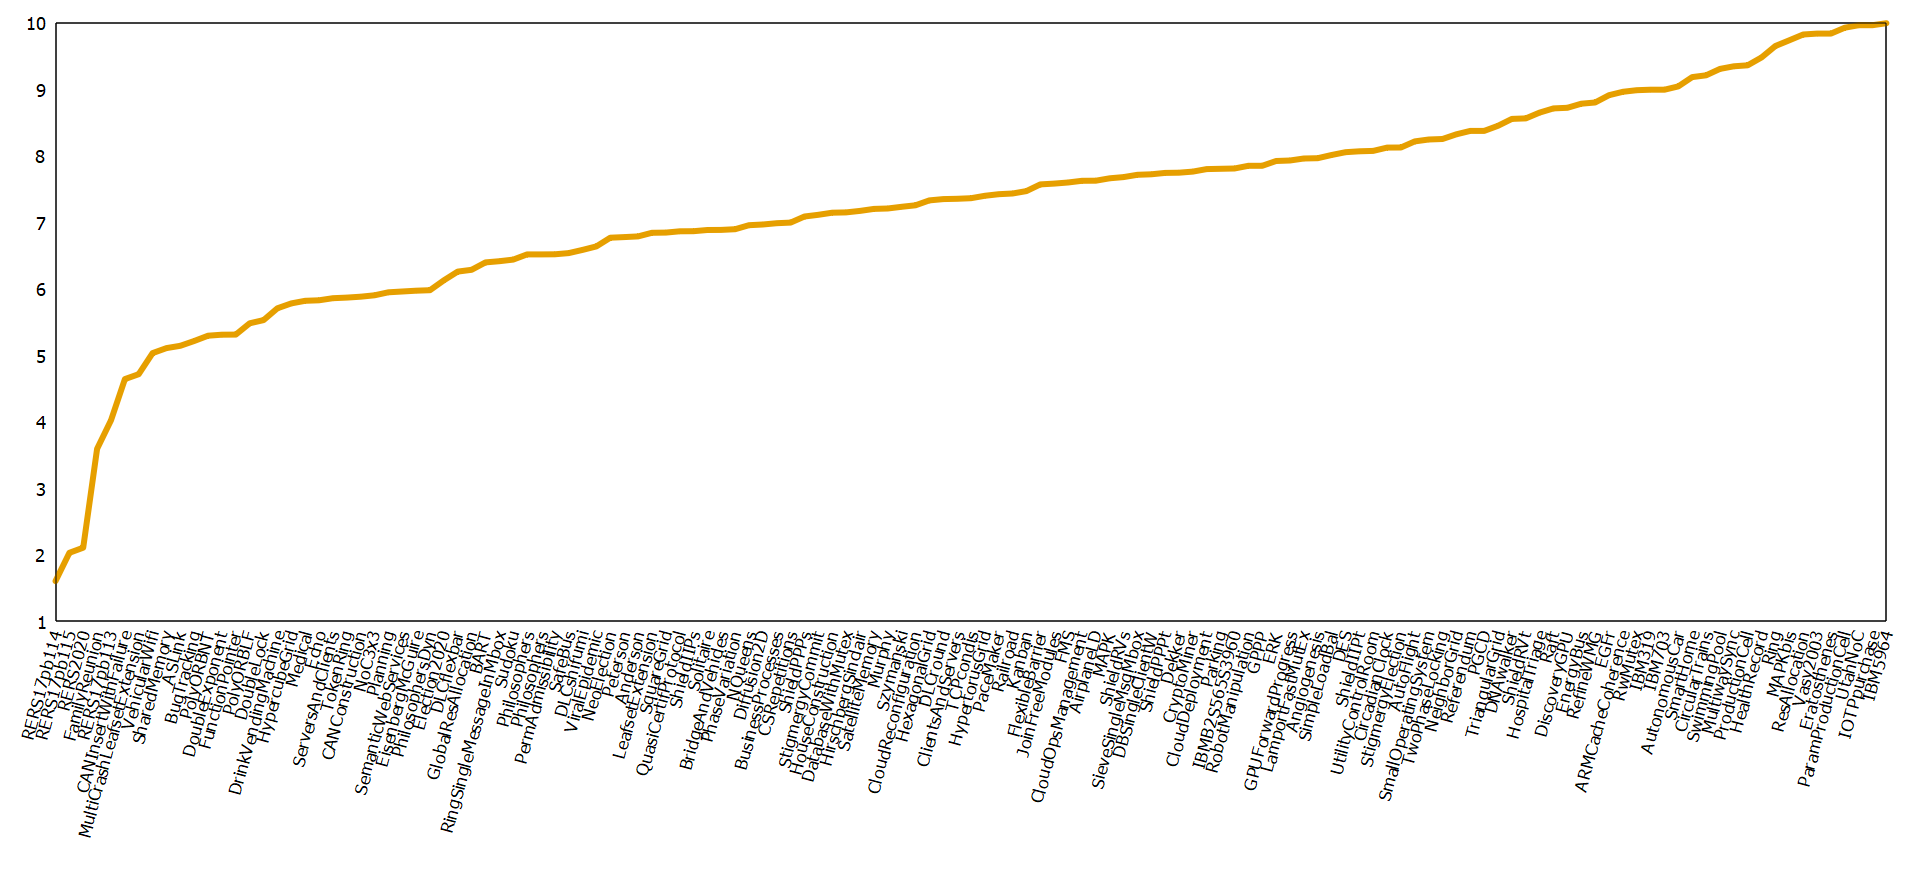

Recreate this plot in gnuplot.
set output './answered2.png'
set tics scale 0
set xzeroaxis
set xtics rotate by 75 right
plot './answered2.dat' using 0:2:xticlabel(1) with lines title '' linetype 4 lw 6
